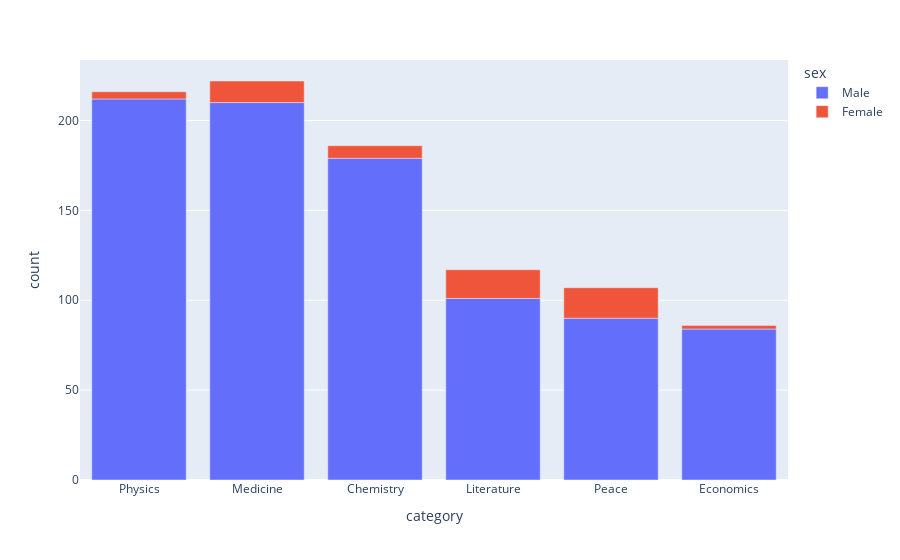

Here is the notebook cell this chart was saved with:
### Code cell
px.bar(category_sex_counts, x='category', y='count', color='sex')

### Figure 1 — Plotly figure (JSON) as saved in the notebook; plotly's stock layout.template omitted (floating-point values rounded to 4 significant figures)
{"data": [{"hovertemplate": "sex=Male<br>category=%{x}<br>count=%{y}<extra></extra>", "legendgroup": "Male", "marker": {"color": "#636efa", "pattern": {"shape": ""}}, "name": "Male", "orientation": "v", "showlegend": true, "textposition": "auto", "type": "bar", "x": ["Physics", "Medicine", "Chemistry", "Literature", "Peace", "Economics"], "xaxis": "x", "y": [212, 210, 179, 101, 90, 84], "yaxis": "y"}, {"hovertemplate": "sex=Female<br>category=%{x}<br>count=%{y}<extra></extra>", "legendgroup": "Female", "marker": {"color": "#EF553B", "pattern": {"shape": ""}}, "name": "Female", "orientation": "v", "showlegend": true, "textposition": "auto", "type": "bar", "x": ["Peace", "Literature", "Medicine", "Chemistry", "Physics", "Economics"], "xaxis": "x", "y": [17, 16, 12, 7, 4, 2], "yaxis": "y"}], "layout": {"barmode": "relative", "legend": {"title": {"text": "sex"}, "tracegroupgap": 0}, "margin": {"t": 60}, "xaxis": {"anchor": "y", "domain": [0, 1], "title": {"text": "category"}}, "yaxis": {"anchor": "x", "domain": [0, 1], "title": {"text": "count"}}}}
